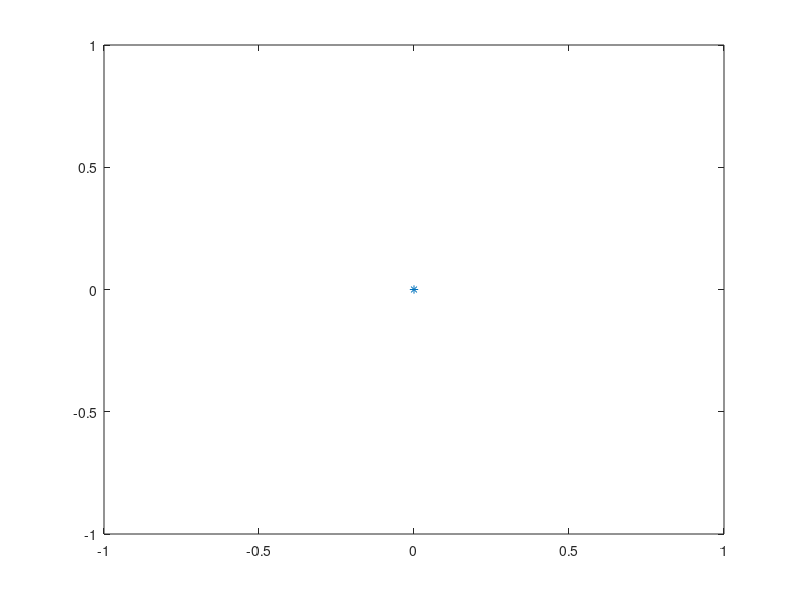

Write MATLAB code to recreate this figure. (Note: this script raises an error after producing the figure.)
plot(0,0, '*')
plot(x(:,1)'*A*x(:,1)/norm(x(:,1),2),'*r')
plot(x(:,2)'*A*x(:,2),'*r')
plot(x(:,3)'*A*x(:,3),'*r')
plot(y(:,1)'*A*y(:,1),'*g')
plot(y(:,2)'*A*y(:,2),'*g')
plot(y(:,3)'*A*y(:,3),'*g')

%elipsa...
[b1, b2] = xtheta(x(:,1), y(:,2), A); %ki sta najbolj levo
 plot(b1'*A*b1,0,'+r')
 plot(b2'*A*b2,0,'+r')
 b1 = b1/norm(b1);
 b2 = b2/norm(b2);
 b = lema_31(b1,b2,A)
 
 plot(b'*A*b, '+b')